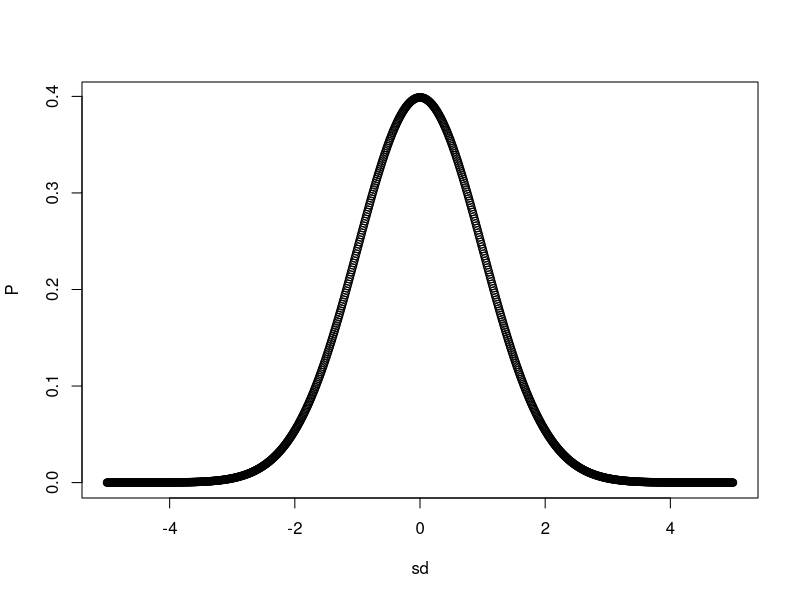

Recreate this plot in R.
# This plots a standard normal probabiliy
# density function from the original formula

mynorm <- function(x) {
  1/(exp(1)^(x^2/2) * sqrt(2 * pi))
}

myx <- seq(-5,5,.01)
myy <- mynorm(myx)

plot(myy ~ myx,xlab="sd",ylab="P")


# prove that area under the curve is 1
a <- integrate(mynorm,-5,5)
print(paste("area under curve: ",round(a$value,3)))
